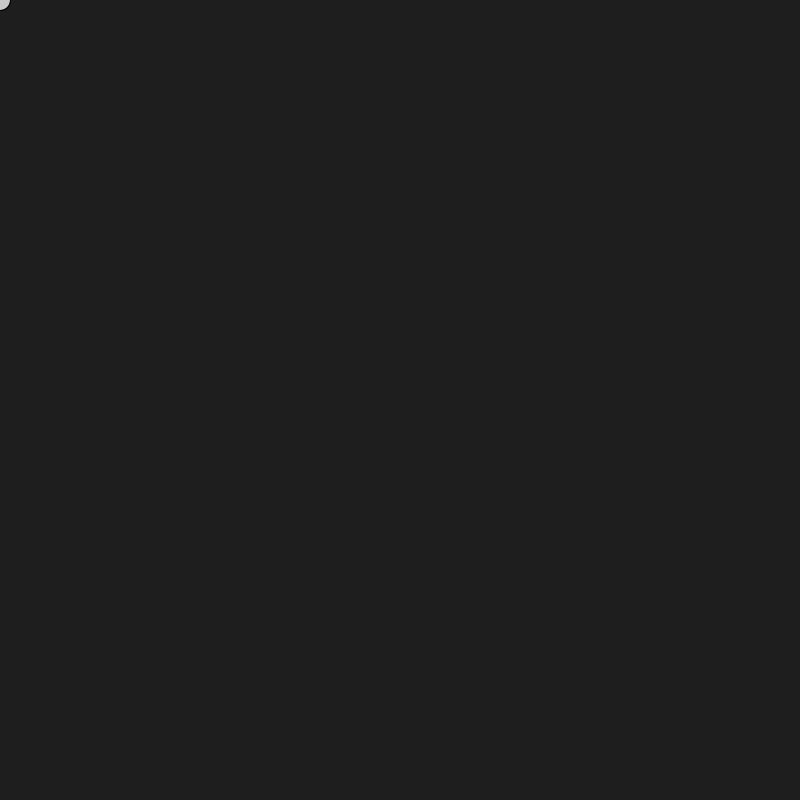
Frame 1 (no input)
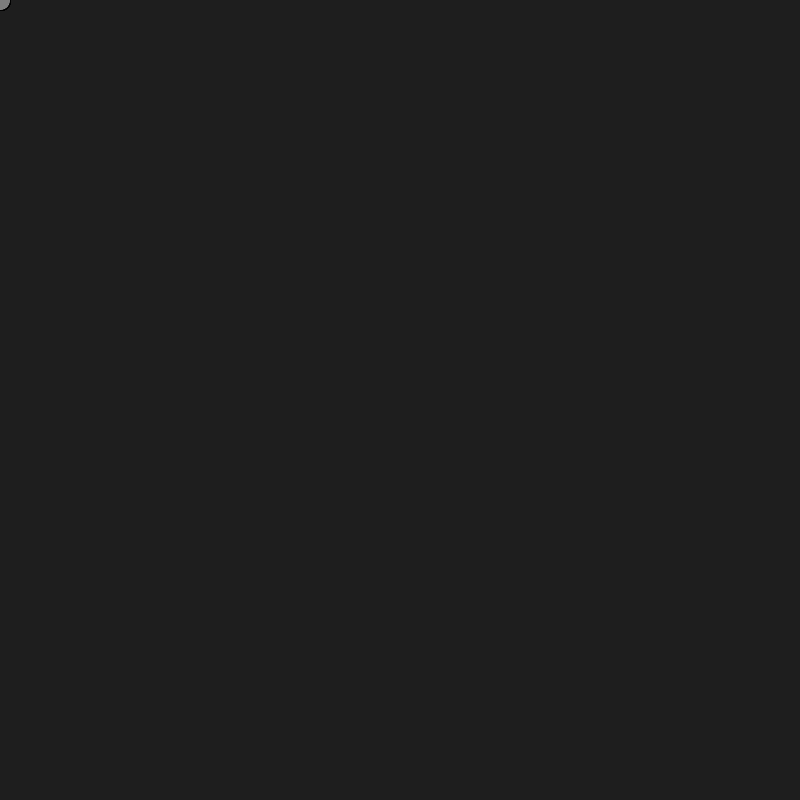
Frame 60 (the mouse pressed at the canvas centre just before this capture)
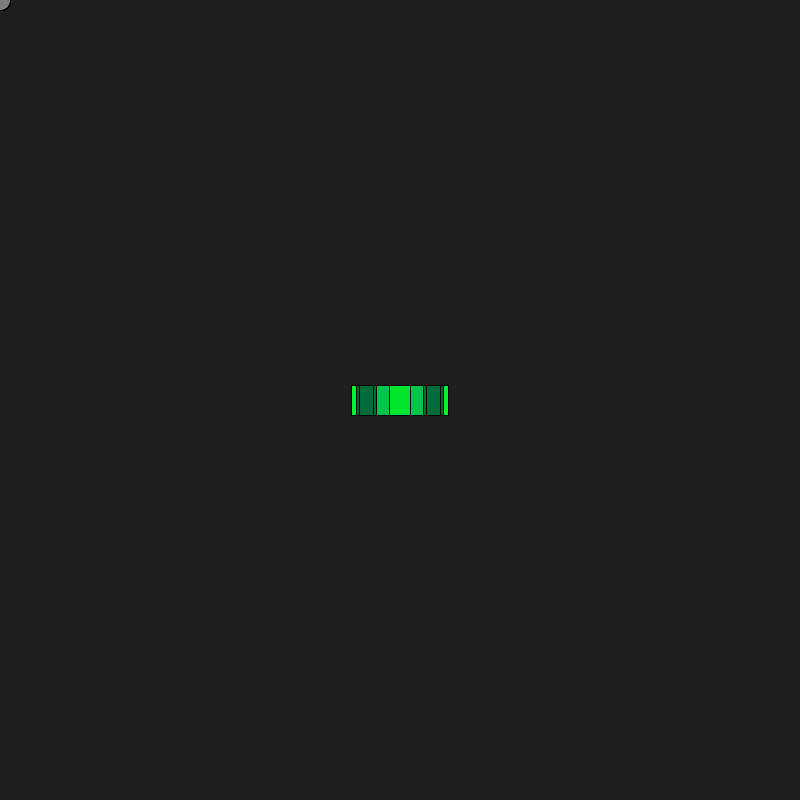
Frame 120 (the mouse held since frame 60 and released just before this capture)

The Processing sketch that drew these frames (run headless with seeded random() and noise(); from frame 60 on, the mouse is pressed at the canvas centre):

// Processing sketch: cours1_forme_brush
// ── cours1_forme_brush.pde

//fonction de démarrage
void setup() {
  //dimension de la fenếtre
  size(800, 800);  
  background(30);
  frameRate(60);
}

//fonction infinie (boucle)
void draw(){
  
  //condition
  if(mousePressed==true){
    fill(0,random(100,255),random(30,80));
    rectMode(CENTER);
    rect(mouseX,mouseY,random(100),30);
  }else{
    fill(random(100,255));
    ellipse(mouseX,mouseY,20,20);
  }
  
}
